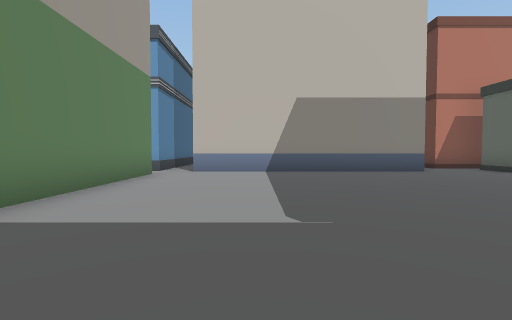
view 1 (above)

12 first-person views from a walk through a Unity game level. The camera is 1.2 m above the floor, tilts 2° down and sees 85° across. The floor is counted in squares, 2 m on a side. Each view is taken from the middle of a square. On the plan, view 1 faces up. The plan holds only what a view shows up to about 9 squares ahead; the rest is blank. The place goes on beyond the plan. The player character is not drawn.

view 2
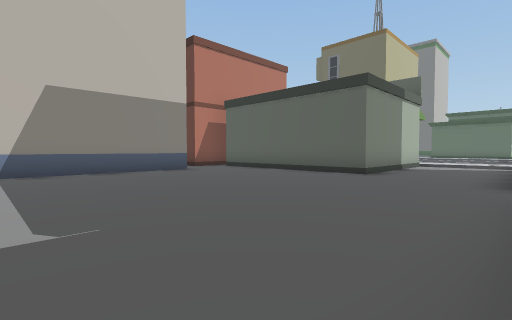

view 3
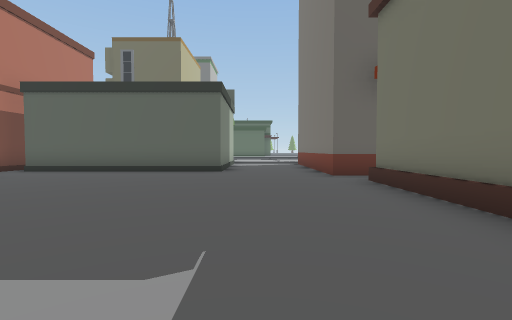

view 4
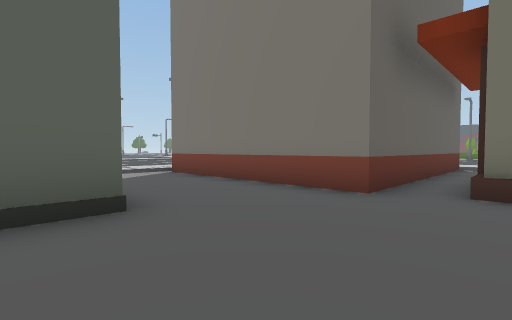

view 5
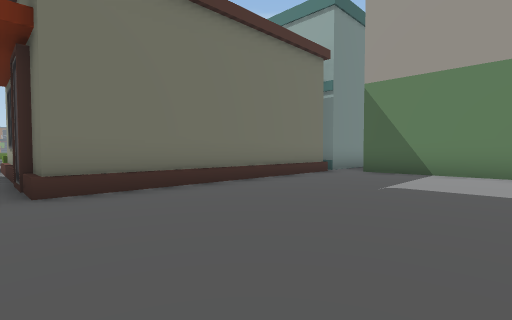

view 6
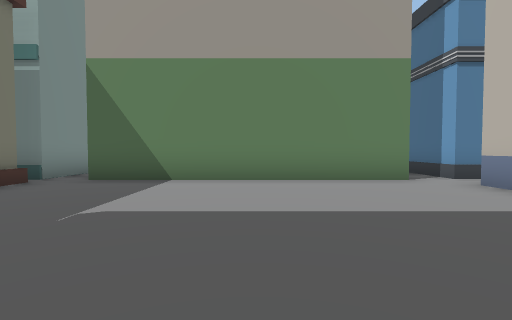

view 7
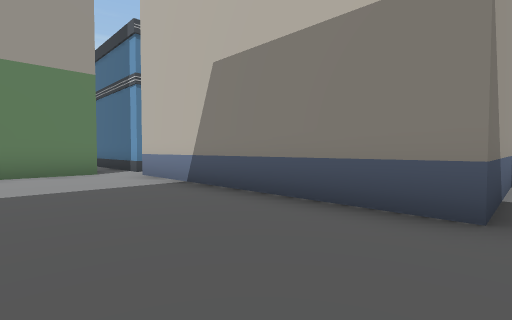

view 8
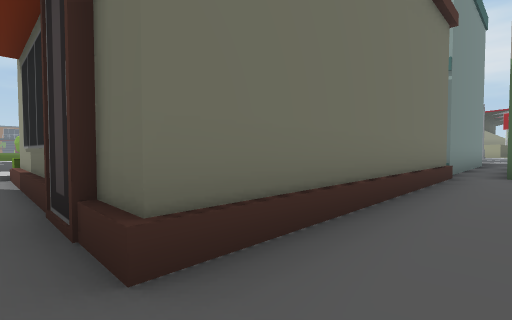

view 9
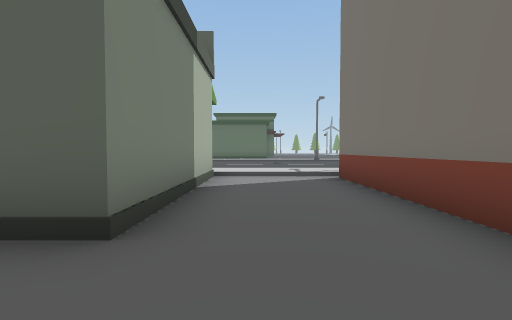

view 10
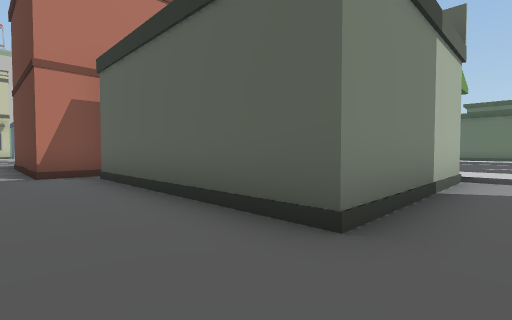

view 11
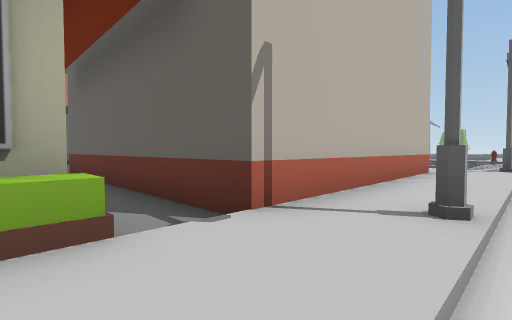

view 12
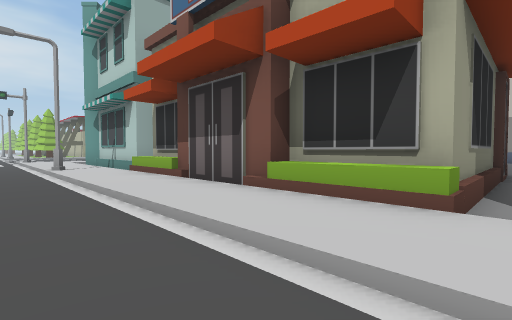

### Floor plan
Key: @ floor where view 1 was taken; # wall or solid block; . main floor; : floor 0.25 m higher than the main floor; / step, stairs or slope; ^ raised ledge; B building; S streetlight.
Columns run from 7 left of view 1 to 10 right of it. Each row starts with its distance up from view 1.
  9     ^      B.##
  8   ^^#BBBBBBB..#
  7     B.........#
  6     B.........#
  5     B.........#
  4     B.........#
  3     B.........####
  2     B.............
  1     B.............
  0 .......@.....BBBBB
 -1 BBBBBBBBBBBB.B
 -2            B.B
 -3            B.B
 -4            B.B
 -5     B      B.B
 -6   BBBBBBBBBB.BBBBB
 -7   ::::::::::::::::
 -8   //S/////////S///
 -9    ..........

Positions as (right, up) in squares from view 1, and headings:
1: (0, 0), facing up
2: (0, 0), facing up-right
3: (-1, 2), facing right
4: (4, 4), facing down-right
5: (5, 4), facing down-left
6: (3, 4), facing left
7: (5, 5), facing up-left
8: (5, 1), facing down-left
9: (5, 2), facing right
10: (5, 2), facing up-right
11: (4, -8), facing up-right
12: (5, -9), facing up-left
